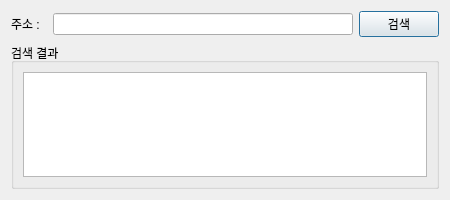
<?xml version="1.0" encoding="UTF-8"?>
<ui version="4.0">
 <class>Dialog</class>
 <widget class="QDialog" name="Dialog">
  <property name="geometry">
   <rect>
    <x>0</x>
    <y>0</y>
    <width>450</width>
    <height>200</height>
   </rect>
  </property>
  <property name="windowTitle">
   <string>주소 검색</string>
  </property>
  <layout class="QGridLayout" name="gridLayout">
   <item row="0" column="2">
    <widget class="QPushButton" name="pushButton_Search">
     <property name="text">
      <string>검색</string>
     </property>
    </widget>
   </item>
   <item row="0" column="1">
    <widget class="QLineEdit" name="lineEdit_KeyWord"/>
   </item>
   <item row="0" column="0">
    <widget class="QLabel" name="label">
     <property name="text">
      <string>주소 :  </string>
     </property>
    </widget>
   </item>
   <item row="1" column="0" colspan="3">
    <widget class="QGroupBox" name="groupBox">
     <property name="title">
      <string>검색 결과</string>
     </property>
     <layout class="QGridLayout" name="gridLayout_2">
      <item row="0" column="0">
       <widget class="QListWidget" name="listWidget"/>
      </item>
     </layout>
    </widget>
   </item>
  </layout>
 </widget>
 <resources/>
 <connections/>
</ui>
